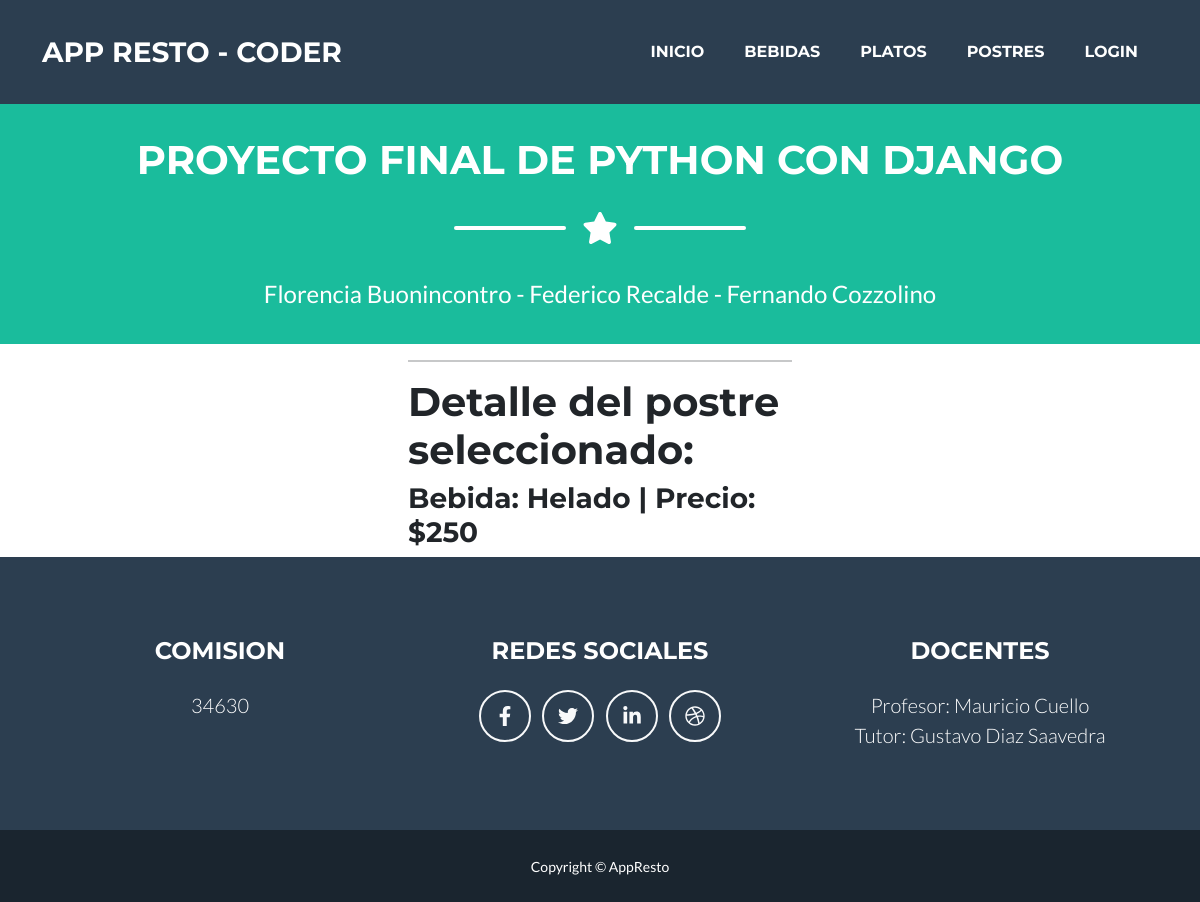
Before: /detallePostre/2 with the older database file.
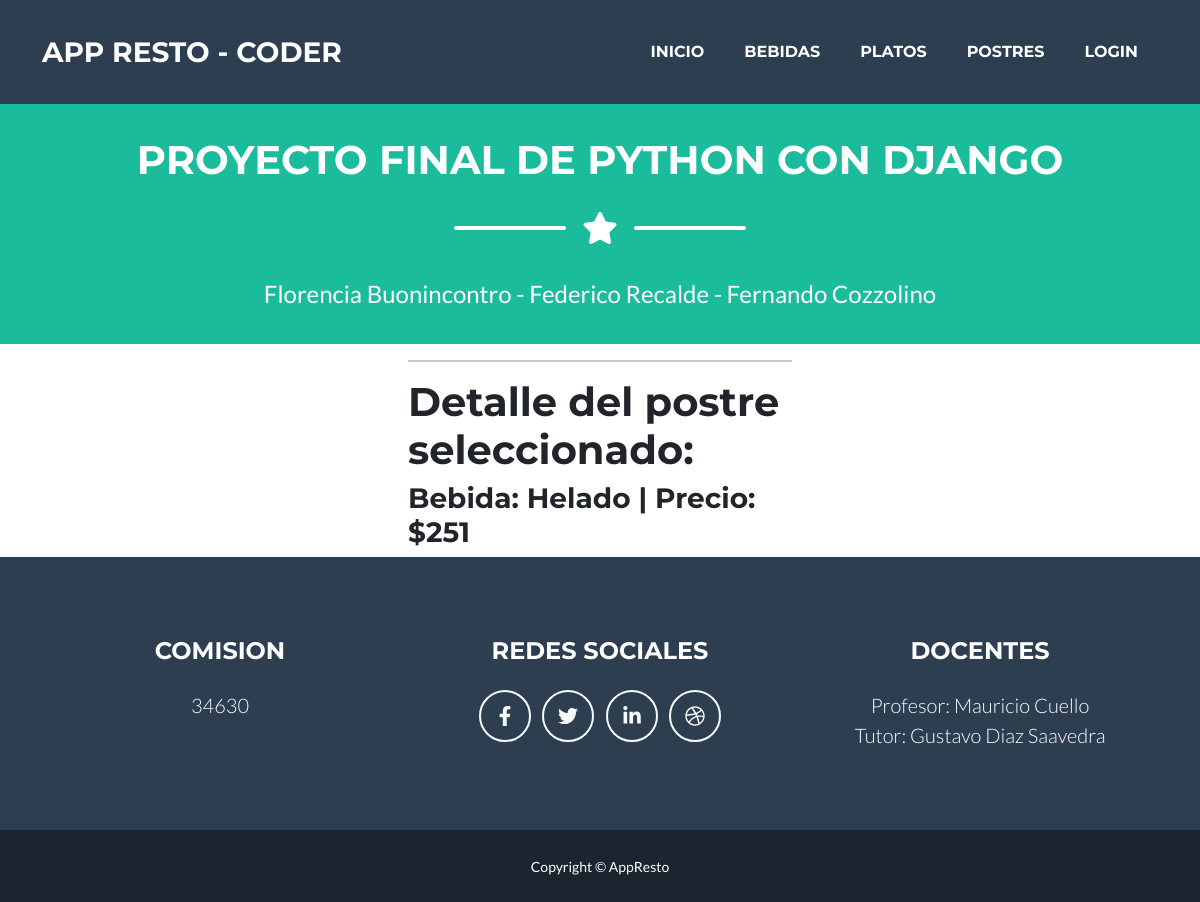
After: the same page with the newer database file.
### AppResto/models.py (models this page shows, shortened)
class Postre(models.Model):
    postre =  models.CharField(max_length=50)
    precio =  models.IntegerField()

### AppResto/views.py (the view)
# urls.py: path('detallePostre/<pk>', PostreDetail.as_view(), name='DetallePostre'),
class PostreDetail(DetailView):
     model = Postre
     template_name ='postre_detail.html'
     context_object_name = "postre"

### AppResto/templates/postre_detail.html
{% extends 'padre.html' %}
{% load static %}
{% block contenidoDinamico %}
<h1> Detalle del postre seleccionado: </h1>
<h3>Bebida: {{postre.postre}} |  Precio: ${{postre.precio}}</h3>
{% endblock contenidoDinamico %}

Changed rows visible on the page:
changed Postre "Helado": precio "250" → "251"
